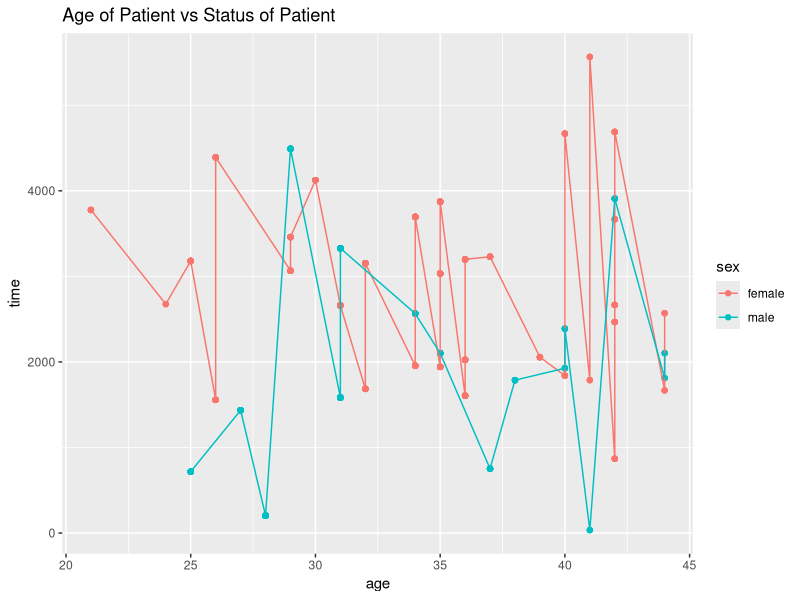
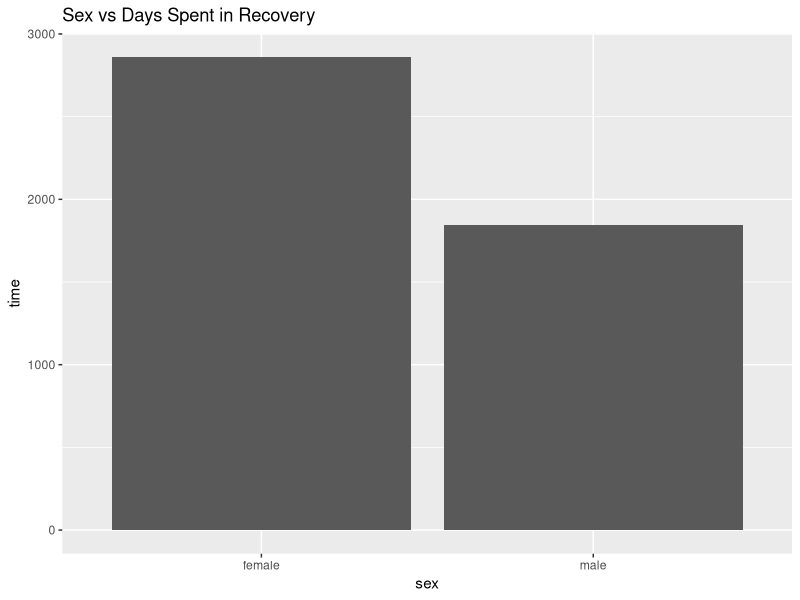
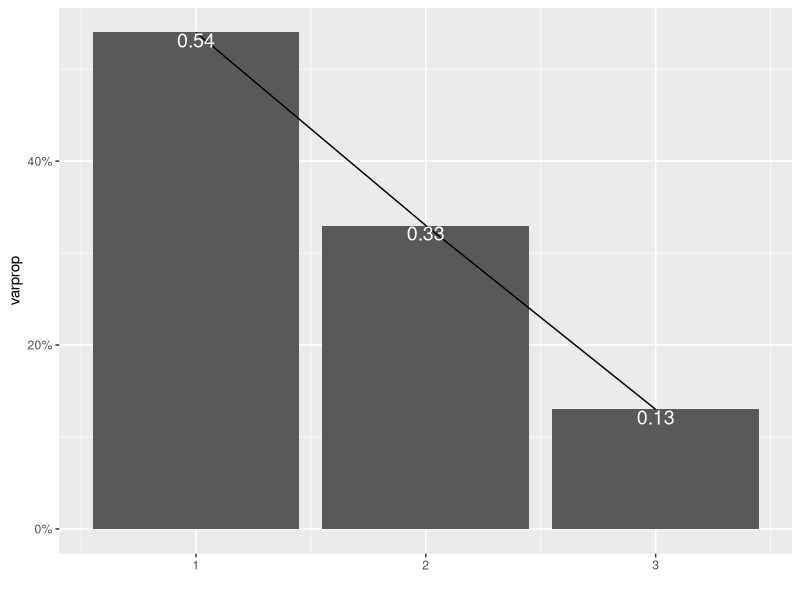
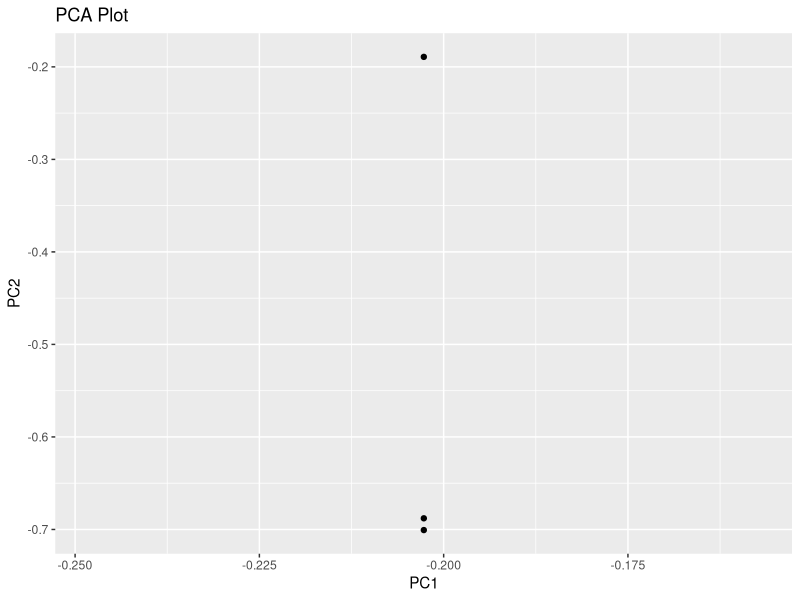

R code for these plots, in order:
## ---- chunk 1
knitr::opts_chunk$set(echo = TRUE)
## ---- chunk 2
library(tidyr)
library(dplyr)
library(tidyverse)
library(ggplot2)
## ---- chunk 3
data(package=.packages(all.available = TRUE))
library("boot")
data(melanoma)
library("datasets")
data("infert")
## ---- chunk 4
untidy1<-melanoma%>%pivot_wider(names_from = "year",values_from = "thickness")

## ---- chunk 5
melanoma1<-untidy1%>%pivot_longer(cols=-(time:ulcer),names_to = "year")
melanoma2<-na.omit(melanoma1)
names(melanoma2)[7]<-"thickness"
## ---- chunk 6
data<-full_join(melanoma2,infert,by="age")
## ---- chunk 7
data1<-data%>%mutate(Abortions=spontaneous+induced)
data1<-subset(data1, select = -spontaneous)
data1<-subset(data1, select = -induced)
## ---- chunk 8
data1<-data1%>%mutate(sex=recode(sex, '1'="male", '0'="female"))
## ---- chunk 9
data1<-data1%>%arrange(age)
## ---- chunk 10
data1<-data1%>%select(time, status, sex, age, year, education)
data2<-na.omit(data1)
## ---- chunk 11
try1<-data2%>% group_by(education)%>%summarize(mean_age=mean(age, na.rm = T),sd_age=sd(age, na.rm=T), n=n(),se_age=sd_age/sqrt(n))
try2<-data2%>% group_by(sex)%>%summarize(mean_age=mean(age, na.rm = T),sd_age=sd(age, na.rm=T), n=n(),se_age=sd_age/sqrt(n))
try3<-data2%>%summarize(mean_time=mean(time, na.rm = T), n_rows=n(),n_age=n_distinct(age))
try4<-data2%>%summarize(sd_time=sd(time, na.rm = T), n_rows=n(),n_age=n_distinct(age))
try5<-data2%>%summarize(min_time=min(time, na.rm = T), n_rows=n(),n_age=n_distinct(age))
try6<-data2%>%summarize(max_time=max(time, na.rm = T), n_rows=n(),n_age=n_distinct(age))
try7<-data2%>%summarize(mean_age=mean(age, na.rm = T), n_rows=n(),n_time=n_distinct(time))
try8<-data2%>%summarize(sd_age=sd(age, na.rm = T), n_rows=n(),n_time=n_distinct(time))
try9<-data2%>%summarize(max_year=max(year, na.rm = T), n_rows=n(),n_status=n_distinct(status))
try10<-data2%>%summarize(min_year=min(year, na.rm = T), n_rows=n(),n_status=n_distinct(status))
## ---- chunk 12
data3<-data1%>%filter(sex=="female")
## ---- chunk 13
ggplot(data = data2, aes(x = age, y = time , color = sex)) +geom_point() + ggtitle("Age of Patient vs Status of Patient") + geom_line() 


ggplot(data2, aes(x = sex))+
  geom_bar(aes(y= time),stat = "summary", fun.y = "mean")+
  ggtitle("Sex vs Days Spent in Recovery") 
## ---- chunk 14
pca<-data2%>%select_if(is.numeric)%>%scale%>%prcomp
summary(pca, loadings = T)
eigenvals<-pca$sdev^2
varprop=round(eigenvals/sum(eigenvals),2)
ggplot()+geom_bar(aes(x=1:3, y=varprop),stat = "identity")+xlab("")+geom_path(aes(y=varprop,x=1:3))+
  geom_text(aes(x=1:3, y=varprop, label=round(varprop,2)),vjust=1, col="white",size=5)+
  scale_y_continuous(breaks = seq(0,.6,.2),labels=scales::percent)+
  scale_x_continuous(breaks = 1:10)
round(cumsum(eigenvals)/sum(eigenvals),2)
eigenvals
pca1<-data.frame(PC1=pca$rotation[3],PC2=pca$rotation[1,])
ggplot(pca1, aes(PC1,PC2))+geom_point()+ggtitle("PCA Plot")

